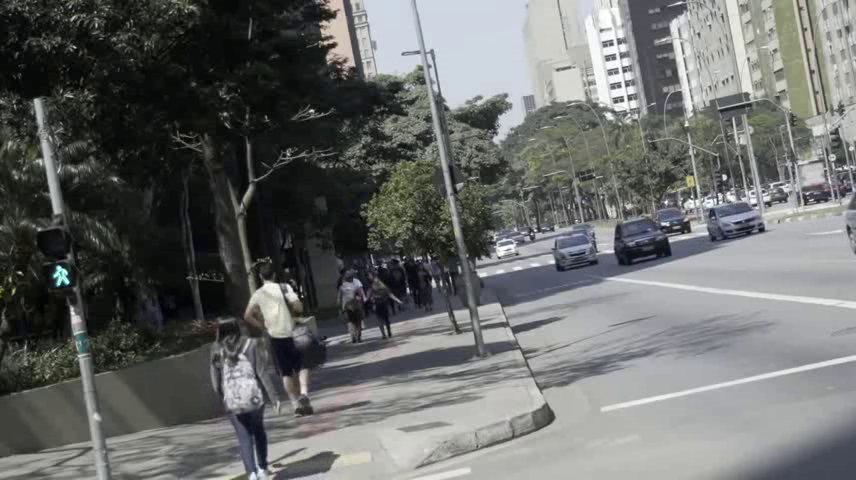
#> input picture frame 21 of resource/video480.avi, 856 x 480 px
$ python VideoAnalise.py
#> lines starting #> are read from the running program, lines starting #| are printed output that depends on the picture; after the words box and inside, x2 and y2 are one past the last pixel; in counts of white or black regions, pixels touching at a corner belong together
import cv2
import numpy as np

cap = cv2.VideoCapture('resource\\video480.avi')
#cap = cv2.VideoCapture(0)

#aplica operador morphologico
kernel = cv2.getStructuringElement(cv2.MORPH_ELLIPSE,(3, 3))
subtractor = cv2.createBackgroundSubtractorMOG2()

while True:

    ret, frame = cap.read()
#> frame is the input picture: shape (480, 856, 3); mean B, G, R 106.1, 107.2, 105.6
    resultado = subtractor.apply(frame)
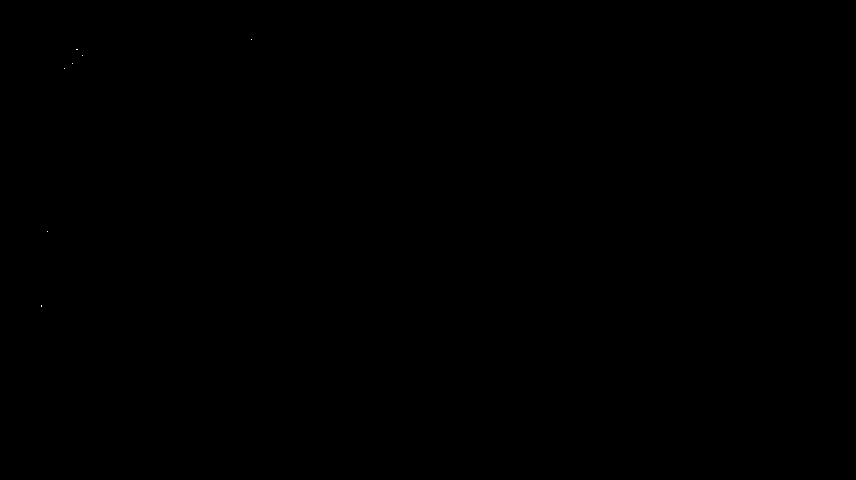
#> resultado: shape (480, 856); values 127 (black) and 255 (white), 0% white in thin lines or dots, all inside (x1, y1, x2, y2) = (41, 39, 252, 307)
    #aplica operador morphologico
    resultado = cv2.morphologyEx(resultado, cv2.MORPH_CLOSE, kernel)

    cv2.imshow('original', frame)
    cv2.imshow('resultado', resultado)

    if cv2.waitKey(1) == ord('q'):
#> (key q is pressed here)
        break

cap.release()
cv2.destroyAllWindows()
